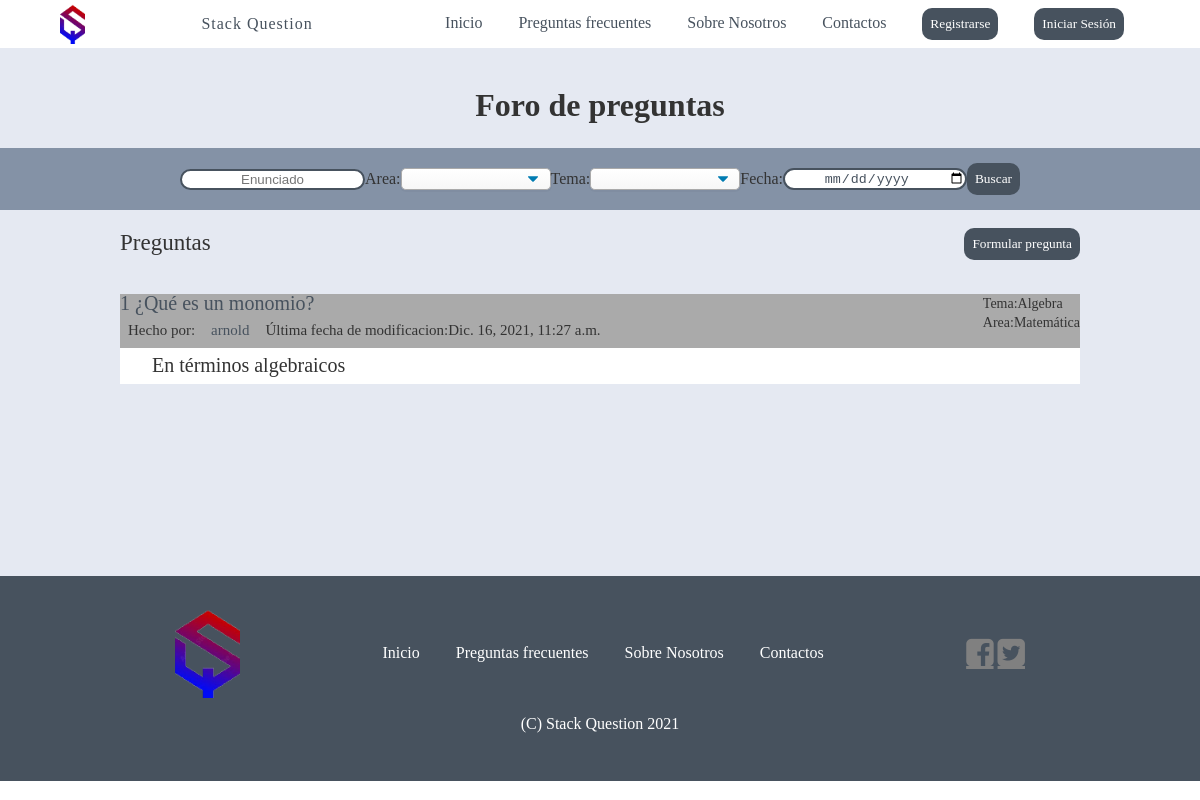
Page /foro/ on the committed database.
### usuarios/models.py (models this page shows, shortened)
class Pregunta(models.Model):
    id = models.AutoField(primary_key=True)
    enunciado = models.CharField(max_length = 500, null = True)
    descripcion = models.CharField(max_length = 500, null = True)
    usuario = models.ForeignKey (Usuario, on_delete = models.CASCADE, null = True)
    tema = models.ForeignKey (Tema, on_delete = models.CASCADE, null = True)
    area = models.ForeignKey (Area, on_delete = models.CASCADE, null = True)
    fecha_de_creacion = models.DateTimeField(blank = True, null = True)
    fecha_de_modificacion = models.DateTimeField(blank = True, null = True)
    estado = models.BooleanField(null = True)

class Usuario(models.Model):
    id = models.AutoField(primary_key=True)
    nombre = models.CharField(max_length = 50, null = True)
    usuario = models.CharField(max_length = 100, null = True)
    contrasenia = models.CharField(max_length = 255, null = True)
    correo = models.CharField(max_length = 100, null = True)
    celular = models.CharField(max_length = 20, null = True)
    pais = models.CharField(max_length = 50, null = True)
    fecha_de_nacimiento = models.DateTimeField(blank = True, null = True)
    nivel = models.ForeignKey (Nivel, on_delete = models.CASCADE, null = True)
    num_resp_confiables=models.IntegerField(null=True)
    fecha_de_creacion = models.DateTimeField(blank = True, null = True)
    fecha_de_modificacion = models.DateTimeField(blank = True, null = True)
    estado = models.BooleanField(null = True)

class Tema(models.Model):
    id = models.AutoField(primary_key=True)
    nombre = models.CharField(max_length = 255, null = True)
    area = models.ForeignKey (Area, on_delete = models.CASCADE, null = True)
    fecha_de_creacion = models.DateTimeField(blank = True, null = True)
    fecha_de_modificacion = models.DateTimeField(blank = True, null = True)
    estado = models.BooleanField(null = True)
    def __str__(self):
        return self.nombre

class Area(models.Model):
    id = models.AutoField(primary_key=True)
    nombre = models.CharField(max_length = 255, null = True)
    fecha_de_creacion = models.DateTimeField(blank = True, null = True)
    fecha_de_modificacion = models.DateTimeField(blank = True, null = True)
    estado = models.BooleanField(null = True)
    def __str__(self):
        return self.nombre

### usuarios/views.py (the view)
# urls.py: path('foro/', vu.foro, name='foro'),
def foro(request):
    preguntas = list(usuarios.Pregunta.objects.all())
    temas = list(usuarios.Tema.objects.all())
    areas = list(usuarios.Area.objects.all())
    pregunta_usuario=[]
    for pregunta in preguntas:
        usuario=usuarios.Usuario.objects.get(id=pregunta.usuario_id)
        pregunta_usuario.append([pregunta,usuario])
    return render(request,'foro.html',{"preguntas": pregunta_usuario,"temas":temas,"areas":areas})

### templates/foro.html (shortened to what this page needs)
{% extends 'base/base.html' %}
    {% block content %}
    <h1 style="text-align: center;">Foro de preguntas</h1>
    <div class="foro-content">
        <div class="busqueda">
            <input id="enun" type="text" name="enun" placeholder="Enunciado">
            <label for="fname"> Area:</label>
            <div class="sidebar-box">
                <select class="select-css" id="id_ar" name="id_ar">
                    <option value="0" selected></option>
                </select>
            </div>
            <label for="fname"> Tema:</label>
            <div class="sidebar-box">
                <select class="select-css" id="id_tem" name="id_tem">
                    <option value="0" selected></option>
                </select>
            </div>
            <label for="fname"> Fecha:</label>
            <input type="date" id="date" name="date">
            <button value="Buscar" id="Buscar">Buscar</button>
        </div>
    </div>
    {%block cuerpo%}
    <div class="preguntas">
        <div id="busqueda_ajax">
            <p style="font-size:23px">Preguntas</p>
            <a href="/formular_p/"><input style="float:right;margin-top:-47px" type="button" class="botones-index"
                    value="Formular pregunta"></a>
            {%include "busqueda.html"%}
        </div>
    </div>
    {%endblock%}
    {% endblock %}

### templates/busqueda.html (shortened to what this page needs)
{% for pregunta in preguntas %}
<br>
<div class="content-pre">
    <div class="content-pregun">
        <div class="pregunta-foro">
            <div class="container-title-temas-bus">
                <div class="izquierda-title" style="display: flex; flex-direction: column;width: 100%;">
                        <a href="/pregunta/?id={{pregunta.0.id}}">{{forloop.counter}} {{pregunta.0.enunciado}}</a></span>
                        <div class="conentsubtemas">
                            <div class="filapre">
                                <div class="alinedo-usuario-p">
                                    <div class="alin-usu-es">Hecho por:</div>
                                    <div>
                                        <a href="/usuario/?usuario={{pregunta.1.id}}">{{pregunta.1.usuario}}</a>
                                    </div>
                                    <div class="alin-usu-es">
                                        Última fecha de modificacion:{{pregunta.1.fecha_de_modificacion}}
                                    </div>
                                </div>
                            </div>
                        </div>
                </div>
                <div class="column-pre " style="margin-top: 0px;">
                    <span>Tema:{{pregunta.0.tema}}</span>
                    <span>Area:{{pregunta.0.area}}</span>
                </div>
            </div>
            <div class="content-desc">
                <div>{{pregunta.0.descripcion}}</div>
            </div>
        </div>
    </div>
</div>
<br>
{%endfor%}

### static/css/estilos.css (style rules this page uses)
body { font-family: Georgia, 'Times New Roman', Times, serif; color: #333; font-size: 1rem; line-height: 1.2em; margin: 0; }
h1 { font-size: 2rem; line-height: 1.3em; }
.foro-content input { border: 0; background-color: none; display: block; margin: 10px auto; text-align: center; outline: none; border: #47525E 2px solid; padding:#47525E 5px 5px; width: 200px; border-radius: 24px; }
#date { border: 0; background-color: none; display: block; margin: 10px auto; text-align: center; outline: none; border: #47525E 2px solid; padding:#47525E 5px 5px; width: 200px; color: #47525E ; border-radius: 24px; }
.select-css { display: block; font-size: 16px; font-family: 'Verdana', sans-serif; color: #444; line-height: 1; padding: .0em 0.8em .2em .2em; width: 150px; max-width: 100%; box-sizing: border-box; margin: 20px auto; border: 1px solid #aaa; box-shadow: 0 1px 0 1px rgba(0,0,0,.03); border-radius: .3em; -moz-appearance: none; -webkit-appearance: none; appearance: none; background-color: #fff; background-repeat: no-repeat, repeat; background-position: right .7em top 50%, 0 0; background-size: .65em auto, 100%; }
.select-css option { font-weight:normal; font-size: 12px; }
.select-css option[selected] { background-color: white; }
#buscar { border: 0; padding: 8px; background-color: #47525E; color: #ffffff; text-decoration: none; font-family: Georgia, 'Times New Roman', Times, serif; border-radius: 10px; -webkit-transition-duration: 0.4s; transition-duration: 0.4s; }
.foro-content { background: #8492A6; display: block; width: 100%; }
.busqueda { width: 70%; background: #8492A6; display: flex; justify-content: center; align-items: center; margin-left: 15%; }
.preguntas { width: 90%; padding-left: 10%; }
.preguntas a { text-decoration: none; }
.content-pre { background: white; }
.content-pregun { width: 100%; }
.conentsubtemas { margin: 0; padding: 0; }
.conentsubtemas a { width: auto; display: block; padding: 0.5rem 0.5rem; color: #47525E; text-decoration: none; border-radius: 10px ; transition: all 0.4s linear; }
.filapre { width: 100%; display: flex; flex-direction: row; font-size: 15px; }
.column-pre { display: flex; float: right; font-size: 14px; flex-direction: column; margin: 0; padding: 0 }
.content-desc { padding: 0.5rem 2rem; border: #47525E 1px; width: 100%; background: white; }
.pregunta-foro { font-size: 20px; background: #aaa; }
.alinedo-usuario-p { display: flex; width: 90%; align-items: flex-start; margin: 0 0; }
.alin-usu-es { padding: 0.5rem ; margin: 0; }
.container-title-temas-bus { width: 100%; display: flex; justify-content: space-between; }
.izquierda-title a { width: auto; display: block; color: #47525E; text-decoration: none; transition: all 0.4s linear; }
* { box-sizing: border-box }
.botones-index { border: 0; padding: 8px; background-color: #47525E; color: #ffffff; text-decoration: none; font-family: Georgia, 'Times New Roman', Times, serif; border-radius: 10px; -webkit-transition-duration: 0.4s; transition-duration: 0.4s; }

### rows in the picture
Pregunta: enunciado "¿Qué es un monomio?", usuario "arnold", fecha_de_modificacion "Dic. 16, 2021, 11:27 a.m.", tema.nombre "Algebra", area.nombre "Matemática", descripcion "En términos algebraicos"
